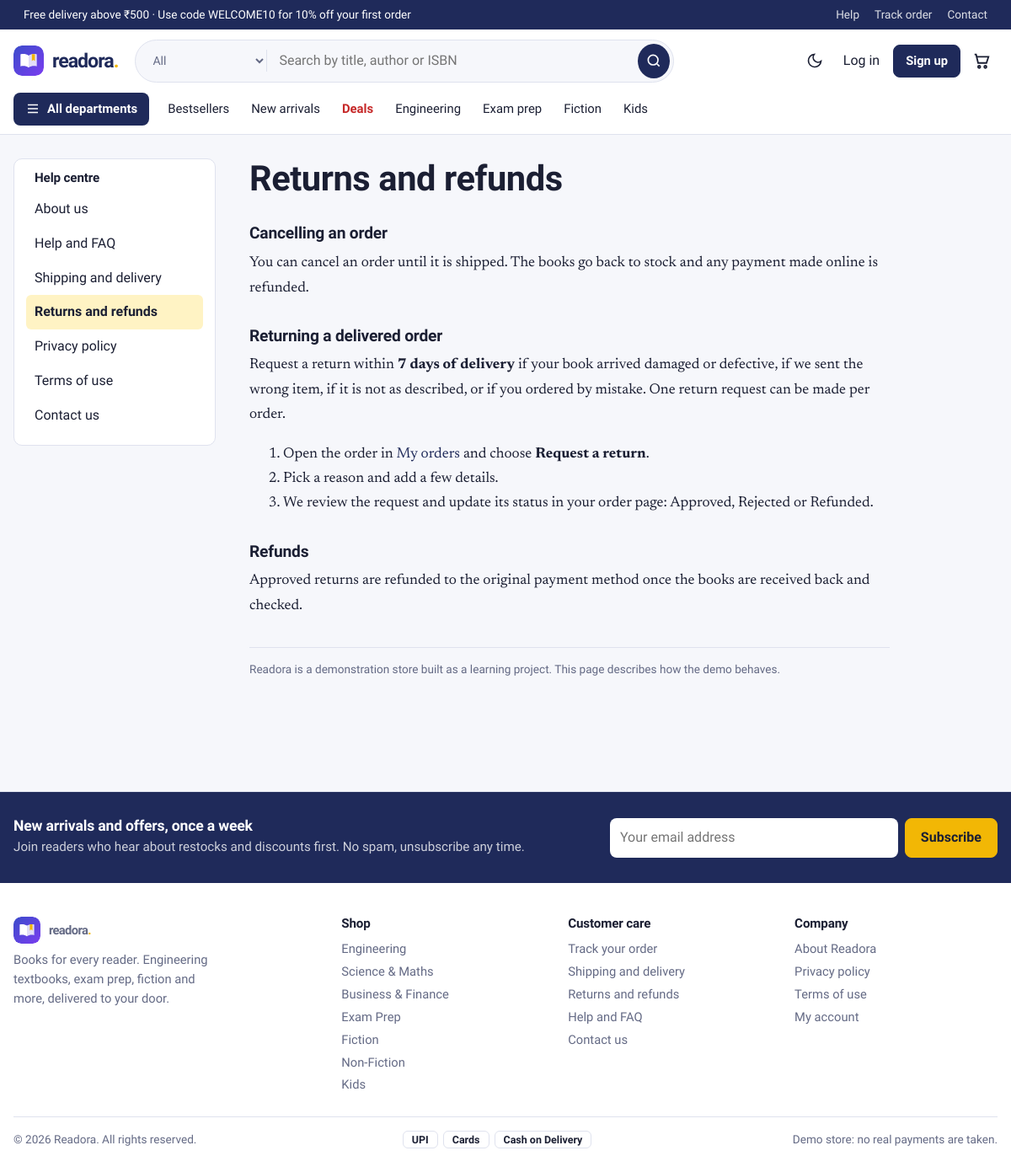
/info/returns-policy, run on the app's committed database.
### tables this page shows
CREATE TABLE categories (
    id          INTEGER PRIMARY KEY AUTOINCREMENT,
    slug        TEXT NOT NULL UNIQUE,
    name        TEXT NOT NULL,
    group_name  TEXT NOT NULL DEFAULT 'More',   -- shown as a column in the departments menu
    sort_order  INTEGER NOT NULL DEFAULT 0
);

### bookstore/routes/shop.py (the view)
@bp.route("/info/<slug>")
def info(slug):
    if slug not in PAGES:
        abort(404)
    return render_template(f"pages/{slug}.html", title=PAGES[slug])

### bookstore/db.py (called while the page is built)
def get_db():
    if "db" not in g:
        g.db = sqlite3.connect(current_app.config["DATABASE"])
        g.db.row_factory = sqlite3.Row
        g.db.execute("PRAGMA foreign_keys = ON")
    return g.db

def query(sql, args=(), one=False):
    cur = get_db().execute(sql, args)
    rows = cur.fetchall()
    cur.close()
    return (rows[0] if rows else None) if one else rows

### bookstore/utils.py (called while the page is built)
def csrf_token():
    if "_csrf" not in session:
        session["_csrf"] = secrets.token_urlsafe(32)
    return session["_csrf"]

def check_csrf():
    if request.method in ("POST", "PUT", "PATCH", "DELETE"):
        sent = request.form.get("_csrf") or request.headers.get("X-CSRF-Token")
        if not sent or not secrets.compare_digest(sent, session.get("_csrf", "")):
            abort(400, "Invalid or missing CSRF token. Please reload the page and try again.")

def load_user():
    uid = session.get("user_id")
    g.user = query("SELECT * FROM users WHERE id = ?", (uid,), one=True) if uid else None
    if uid and g.user is None:
        session.clear()

def money(v):
    v = float(v or 0)
    return f"₹{v:,.0f}" if v == int(v) else f"₹{v:,.2f}"

def cart_count():
    if g.user:
        row = query("SELECT COALESCE(SUM(qty),0) n FROM cart_items WHERE user_id=?", (g.user["id"],), one=True)
        return row["n"]
    return sum(session.get("cart", {}).values())

def all_settings():
    if "_settings" not in g:
        saved = {r["key"]: r["value"] for r in query("SELECT key, value FROM settings")}
        g._settings = {**SETTING_DEFAULTS, **saved}
    return g._settings

### bookstore/templates/pages/returns-policy.html
{% extends 'pages/_page.html' %}
{% block body %}
<h1>Returns and refunds</h1>
<h2>Cancelling an order</h2>
<p>You can cancel an order until it is shipped. The books go back to stock and any payment made online is refunded.</p>
<h2>Returning a delivered order</h2>
<p>Request a return within <b>7 days of delivery</b> if your book arrived damaged or defective, if we sent the wrong item, if it is not as described, or if you ordered by mistake. One return request can be made per order.</p>
<ol>
  <li>Open the order in <a href="{{ url_for('orders.history') }}">My orders</a> and choose <b>Request a return</b>.</li>
  <li>Pick a reason and add a few details.</li>
  <li>We review the request and update its status in your order page: Approved, Rejected or Refunded.</li>
</ol>
<h2>Refunds</h2>
<p>Approved returns are refunded to the original payment method once the books are received back and checked.</p>
{% endblock %}

### bookstore/templates/base.html (shortened to what this page needs)
<!doctype html>
<html lang="en">
<head>
  <link rel="stylesheet" href="{{ url_for('static', filename='css/style.css') }}">
</head>
<body class="{{ 'is-admin' if current_endpoint and current_endpoint.startswith('admin.') }}">
<div class="strip">
  <div class="wrap strip-in">
    <span>Free delivery above {{ free_above|float|money }}{% if store.announcement %} · {{ store.announcement }}{% endif %}</span>
    <span class="strip-links"><a href="{{ url_for('shop.info', slug='faq') }}">Help</a><a href="{{ url_for('orders.history') }}">Track order</a><a href="{{ url_for('shop.contact') }}">Contact</a></span>
  </div>
</div>
<header class="site-header">
  <div class="wrap bar">
    <a class="logo" href="{{ url_for('shop.home') }}" aria-label="{{ brand.name }} home">
      <img class="logo-img" src="{{ url_for('static', filename='img/mark.svg') }}" width="36" height="36" alt="">
      <span class="wordmark">{{ brand.name|lower }}<b>.</b></span>
    </a>
    <form class="search" action="{{ url_for('shop.catalogue') }}" role="search" autocomplete="off">
      <select name="category" aria-label="Search in department">
        <option value="">All</option>
      </select>
      <input type="search" name="q" value="{{ request.args.get('q', '') }}" placeholder="Search by title, author or ISBN" aria-label="Search books" id="search-input">
      <button aria-label="Search"><svg viewBox="0 0 24 24" width="20" height="20" fill="none" stroke="currentColor" stroke-width="2"><circle cx="11" cy="11" r="7"/><path d="m20 20-3.500-3.500"/></svg></button>
    </form>
    <nav class="actions" aria-label="Account">
      <button class="icon-btn" id="theme-toggle" type="button" aria-label="Switch light or dark theme">
        <svg viewBox="0 0 24 24" width="20" height="20" fill="none" stroke="currentColor" stroke-width="2"><path d="M21 12.800A9 9 0 1 1 11.200 3a7 7 0 0 0 9.800 9.800z"/></svg>
      </button>
      {% if g.user %}
        <a class="icon-link" href="{{ url_for('shop.wishlist') }}">Wishlist</a>
        <a class="icon-link" href="{{ url_for('orders.history') }}">Orders</a>
        <div class="menu">
          <button class="menu-btn" type="button" aria-haspopup="true" aria-expanded="false">{{ g.user.fullname.split()[0] }}</button>
          <div class="menu-list" hidden>
            <a href="{{ url_for('auth.account') }}">My account</a>
            <a href="{{ url_for('orders.history') }}">My orders</a>
            <a href="{{ url_for('shop.wishlist') }}">Wishlist</a>
            {% if g.user.is_admin %}<a href="{{ url_for('admin.dashboard') }}">Admin panel</a>{% endif %}
            <form method="post" action="{{ url_for('auth.logout') }}"><input type="hidden" name="_csrf" value="{{ csrf_token() }}"><button>Log out</button></form>
          </div>
        </div>
      {% else %}
        <a class="icon-link" href="{{ url_for('auth.login') }}">Log in</a>
        <a class="btn btn-sm" href="{{ url_for('auth.register') }}">Sign up</a>
      {% endif %}
      <a class="cart-link" href="{{ url_for('cart.view') }}" aria-label="Cart, {{ cart_count }} items">
        <svg viewBox="0 0 24 24" width="22" height="22" fill="none" stroke="currentColor" stroke-width="2"><path d="M3 4h2l2.600 11h10.800L21 7H6.200"/><circle cx="9" cy="20" r="1.500"/><circle cx="17" cy="20" r="1.500"/></svg>
      </a>
    </nav>
  </div>
  <nav class="wrap mainnav" aria-label="Departments">
    <div class="mega">
      <button class="mega-btn" type="button" aria-expanded="false" aria-controls="mega-panel">
        <svg viewBox="0 0 24 24" width="18" height="18" fill="none" stroke="currentColor" stroke-width="2"><path d="M4 6h16M4 12h16M4 18h16"/></svg> All departments
      </button>
    </div>
    <a href="{{ url_for('shop.bestsellers') }}">Bestsellers</a>
    <a href="{{ url_for('shop.new_arrivals') }}">New arrivals</a>
    <a href="{{ url_for('shop.deals') }}" class="hot">Deals</a>
    <a href="{{ url_for('shop.catalogue', group='Engineering') }}">Engineering</a>
    <a href="{{ url_for('shop.catalogue', category='exams') }}">Exam prep</a>
    <a href="{{ url_for('shop.catalogue', group='Fiction') }}">Fiction</a>
    <a href="{{ url_for('shop.catalogue', group='Kids') }}">Kids</a>
  </nav>
</header>
<main id="main" class="wrap">{% block content %}{% endblock %}</main>
<footer class="site-footer">
  <div class="news">
    <div class="wrap news-in">
      <div><h3>New arrivals and offers, once a week</h3><p class="muted">Join readers who hear about restocks and discounts first. No spam, unsubscribe any time.</p></div>
      <form method="post" action="{{ url_for('shop.newsletter') }}" data-ajax-newsletter class="news-form">
        <input type="email" name="email" placeholder="Your email address" aria-label="Email address" required>
        <button class="btn btn-hl">Subscribe</button>
      </form>
    </div>
  </div>
  <div class="wrap foot">
    <div class="foot-brand">
      <div class="logo"><img class="logo-img" src="{{ url_for('static', filename='img/mark.svg') }}" width="32" height="32" alt=""><span class="wordmark">{{ brand.name|lower }}<b>.</b></span></div>
      <p class="muted">{{ brand.tagline }}. Engineering textbooks, exam prep, fiction and more, delivered to your door.</p>
    </div>
    <div><h4>Shop</h4>{% for group in nav_groups %}<a href="{{ url_for('shop.catalogue', group=group) }}">{{ group }}</a>{% endfor %}</div>
    <div><h4>Customer care</h4>
      <a href="{{ url_for('orders.history') }}">Track your order</a>
      <a href="{{ url_for('shop.info', slug='shipping') }}">Shipping and delivery</a>
      <a href="{{ url_for('shop.info', slug='returns-policy') }}">Returns and refunds</a>
      <a href="{{ url_for('shop.info', slug='faq') }}">Help and FAQ</a>
      <a href="{{ url_for('shop.contact') }}">Contact us</a></div>
    <div><h4>Company</h4>
      <a href="{{ url_for('shop.info', slug='about') }}">About {{ brand.name }}</a>
      <a href="{{ url_for('shop.info', slug='privacy') }}">Privacy policy</a>
      <a href="{{ url_for('shop.info', slug='terms') }}">Terms of use</a>
      <a href="{{ url_for('auth.account') }}">My account</a></div>
  </div>
  <div class="wrap foot-bottom">
    <span>© {{ year }} {{ brand.name }}. All rights reserved.</span>
    <span class="pay"><i>UPI</i><i>Cards</i><i>Cash on Delivery</i></span>
    <span class="muted">Demo store: no real payments are taken.</span>
  </div>
</footer>
</body>
</html>

### data on the page
categories: group_name "Engineering"
categories: group_name "Science & Maths"
categories: group_name "Business & Finance"
categories: group_name "Exam Prep"
categories: group_name "Fiction"
categories: group_name "Non-Fiction"
categories: group_name "Kids"

### other printed values
{{ free_above|float|money }} "₹500"
{{ store.announcement }} "Use code WELCOME10 for 10% off your first order"
{{ brand.name|lower }} "readora"
{{ label }} "About us" "Help and FAQ" "Shipping and delivery" "Returns and refunds" "Privacy policy" "Terms of use"
{{ brand.name }} "Readora"
{{ brand.tagline }} "Books for every reader"
